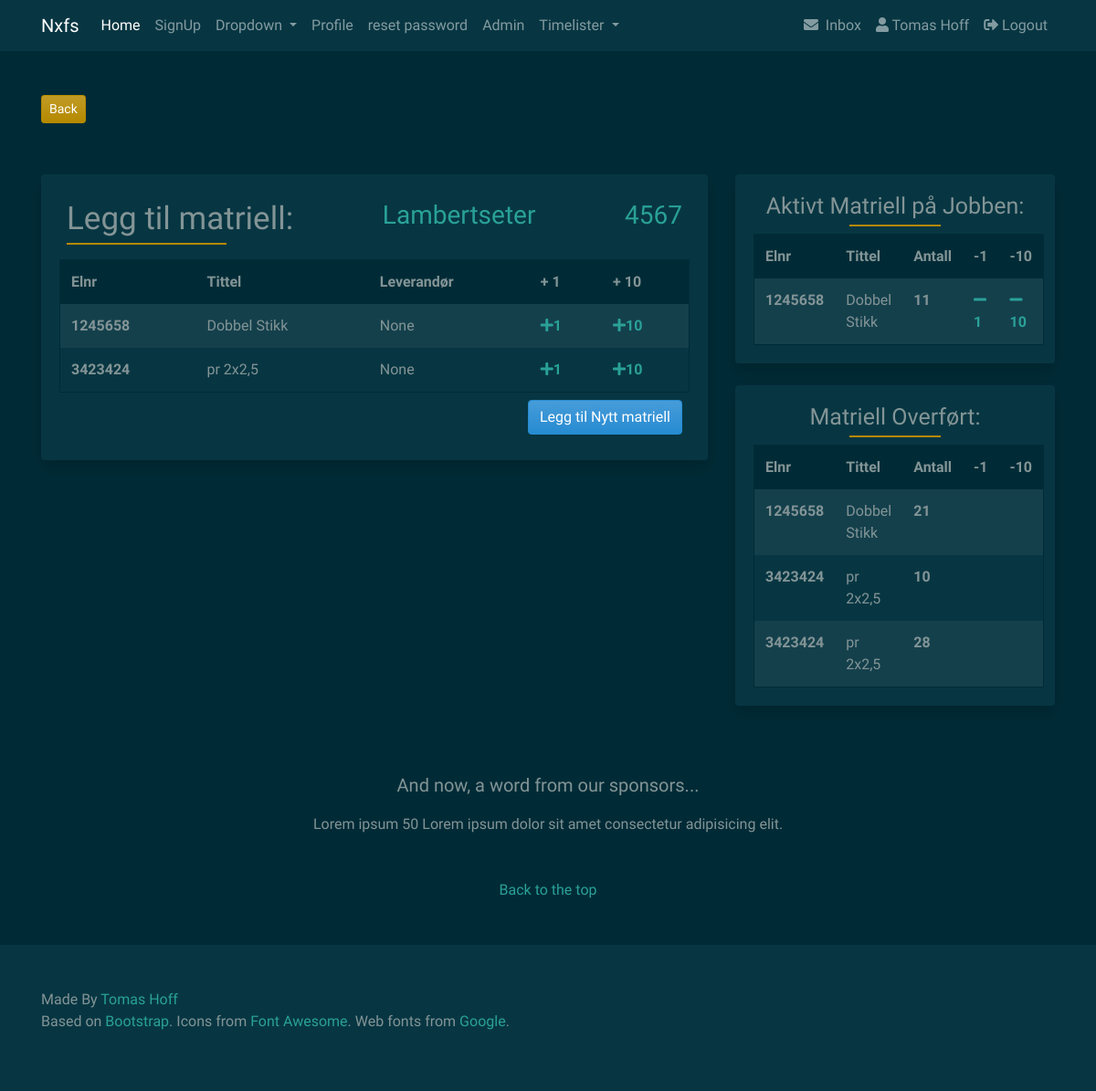
Page /jobb/4567/jobb-matriell (signed in) on the committed database.
### users/models.py (models this page shows, shortened)
class CustomUser(AbstractUser):
    objects = CustomUserManager()
    city = models.CharField(max_length=50, blank=True)
    country = models.CharField(max_length=50, blank=True)
    website = models.URLField(blank=True)
    phone = models.IntegerField(default=0)
    profile_picture = models.ImageField(
        upload_to='profile_image', default='default/profile.png')

### jobb/models.py (models this page shows)
class Jobber(models.Model):
    ordre_nr = models.PositiveSmallIntegerField(primary_key=True)
    tittel = models.CharField(max_length=64, unique=True, blank=True)
    adresse = models.CharField(max_length=256, blank=True)
    telefon_nr = models.CharField(max_length=64, blank=True)
    beskrivelse = models.TextField(blank=True)
    date = models.DateTimeField(auto_now_add=True)
    ferdig = models.BooleanField(default=False)
    matriell = models.ManyToManyField(JobbMatriell, blank=True)
    profile_picture = models.ImageField(
        upload_to='jobb_profile_image', default='default/jobb_profile.png')
    class Meta:
        verbose_name = 'Jobb'
        verbose_name_plural = 'Jobber'
    def __str__(self):
        return self.tittel

class JobbMatriell(models.Model):
    matriell = models.ForeignKey(Matriell, on_delete=models.CASCADE)
    antall = models.IntegerField(default=1)
    jobb = models.ForeignKey('Jobber', on_delete=models.CASCADE)
    transf = models.BooleanField(default=False)
    class Meta:
        verbose_name = 'JobbMatriell'
        verbose_name_plural = 'JobbMatriell'
    def __str__(self):
        return self.matriell.tittel

### matriell/models.py (models this page shows, shortened)
class Matriell(models.Model):
    el_nr = models.IntegerField(unique=True, blank=True, null=True,)
    tittel = models.CharField(max_length=64, unique=True, blank=True)
    info = models.CharField(max_length=256, blank=True)
    leverandor = models.ForeignKey(
        Leverandorer, on_delete=models.CASCADE, blank=True, null=True)
    image = models.ImageField()
    class Meta:
        verbose_name = 'Matriell'
        verbose_name_plural = 'Matriell'
    def __str__(self):
        return self.tittel

### jobb/views.py (the view)
@login_required
def jobbMatriell(request, jobb_id):
    jobb = get_object_or_404(models.Jobber, pk=jobb_id)
    matriell = m_models.Matriell.objects.all()
    context = {
        'matriell': matriell,
        'jobb': jobb,
    }
    return render(request, 'jobb/jobb_matriell.html', context)

### srv/context_processors.py (called while the page is built)
def custom_context(request):
    navbarloginform = LoginForm(request.POST or None)
    return {
        'navbarloginform': navbarloginform
    }

### templates/jobb/jobb_matriell.html (shortened to what this page needs)
{% extends 'base.html' %}
{% block content %}
{% load crispy_forms_tags %}
<div class="col-lg-8">
    <div class="card border-0 shadow bg-dark mb-4">
        <div class="card-body">
            <div class="d-flex justify-content-between">
                <div class="p-2">
                    <h2 class="card-body">Legg til matriell:</h2>
                </div>
                <div class="p-2">
                    <h3><a href="{% url 'jobbdetail' jobb_id=jobb.pk %}">{{ jobb|title }}</a></h3>
                </div>
                <div class="p-2">
                    <h3><a href="{% url 'jobbdetail' jobb_id=jobb.pk %}">{{ jobb.ordre_nr }}</a></h3>
                </div>
            </div>
            <div class="custom-card">
                <table class="table table-striped table-borderless">
                    <thead class="thead-postman">
                        <tr>
                            <th scope="col">Elnr</th>
                            <th scope="col">Tittel</th>
                            <th scope="col">Leverandør</th>
                            <th scope="col">+ 1</th>
                            <th scope="col">+ 10</th>
                        </tr>
                    </thead>
                    <tbody>
                        {% for mat in matriell %}
                        <tr>
                            <th scope="row">{{ mat.el_nr }}</th>
                            <td>{{ mat }}</td>
                            <td>{{ mat.leverandor }}</td>
                            <td><a href="{% url 'add-matriell' object_id=mat.pk jobb_id=jobb.pk antall=1 %}"><i
                                        class="fas fa-plus"></i><b>1</b></a></td>
                            <td><a href="{% url 'add-matriell' object_id=mat.pk jobb_id=jobb.pk antall=10 %}"><i
                                        class="fas fa-plus"></i><b>10</b></a></td>
                        </tr>
                        {% endfor %}
                    </tbody>
                </table>
            </div>
            <div class="d-flex justify-content-between ">
                <div class="p-2">
                </div>
                <div class="p-2">
                    <a class="btn btn-info btn-small" href="{% url 'matriell-list' %}" role="button">Legg til Nytt
                        matriell</a>
                </div>
            </div>
        </div>
    </div>
</div>
<div class="col-lg-4">
    <div class="card border-0 shadow mb-4 bg-dark d-lg-block">
        <div class="card-body">
            <div class="form-group">
                <h2>Aktivt Matriell på Jobben:
                </h2>
                <div class="custom-card">
                    <table class="table table-striped table-borderless">
                        <thead class="thead-postman">
                            <tr>
                                <th scope="col">Elnr</th>
                                <th scope="col">Tittel</th>
                                <th scope="col">Antall</th>
                                <th scope="col">-1</th>
                                <th scope="col">-10</th>
                            </tr>
                        </thead>
                        <tbody>
                            {% for mat in jobb.matriell.all %}
                            {% if not mat.transf %}
                            <tr>
                                <th scope="row">{{ mat.matriell.el_nr }}</th>
                                <td>{{ mat }}</td>
                                <td><b>{{ mat.antall }}</b></td>
                                <td><a
                                        href="{% url 'delete-matriell' object_id=mat.matriell.pk jobb_id=jobb.pk antall=-1 %}"><i
                                            class="fas fa-minus"></i><b>1</b></a></td>
                                <td><a
                                        href="{% url 'delete-matriell' object_id=mat.matriell.pk jobb_id=jobb.pk antall=-10 %}"><i
                                            class="fas fa-minus"></i><b>10</b></a></td>
                            </tr>
                            {% endif %}
                            {% endfor %}
                        </tbody>
                    </table>
                </div>
            </div>
        </div>
    </div>
    <div class="card border-0 shadow mb-4 bg-dark d-lg-block">
        <div class="card-body">
            <div class="form-group">
                <h2>Matriell Overført:
                </h2>
                <div class="custom-card">
                    <table class="table table-striped table-borderless">
                        <thead class="thead-postman">
                            <tr>
                                <th scope="col">Elnr</th>
                                <th scope="col">Tittel</th>
                                <th scope="col">Antall</th>
                                <th scope="col">-1</th>
                                <th scope="col">-10</th>
                            </tr>
                        </thead>
                        <tbody>
                            {% for mat in jobb.matriell.all %}
                            {% if mat.transf %}
                            <tr>
                                <th scope="row">{{ mat.matriell.el_nr }}</th>
                                <td>{{ mat }}</td>
                                <td><b>{{ mat.antall }}</b></td>
                                <td></td>
                                <td></td>
                            </tr>
                            {% endif %}
                            {% endfor %}
                        </tbody>
                    </table>
                </div>
            </div>
        </div>
    </div>
</div>
{% endblock content %}

### templates/func/name.html
{% if user.first_name == '' %}
{{ user.username|title }}
{% else %}
{{ user.first_name|title }} {{ user.last_name|title }}
{% endif %}

### static_in_env/css/custom.css (style rules this page uses)
* { margin: 0; padding: 0; }
.card-body h2 { font-weight: 500; font-size: 35px; text-align: left; position: relative; padding: 0px 0 5px; margin-bottom: 10px; }
.card-body h2::after { background: #B58900; width: 175px; height: 2px; content: ""; position: absolute; top: 100%; left: 0%; transform: translateX(-0%); -o-transform: translateX(-0%); -ms-transform: translateX(-0%); -moz-transform: translateX(-0%); -webkit-transform: translateX(-0%); }
.custom-card { border-bottom: 0; }
.custom-card table { margin-bottom: 0 !important; border: 1px solid #002B36; }
.thead-postman th { background-color: #002B36; }
.form-group { margin-bottom: 0px !important; }
.form-group h2 { font-weight: 400; font-size: 25px; text-align: center; position: relative; padding: 0px 0 5px; margin-bottom: 10px; }
.form-group h2::after { background: #B58900; width: 100px; height: 2px; content: ""; position: absolute; top: 100%; left: 50%; transform: translateX(-50%); -o-transform: translateX(-50%); -ms-transform: translateX(-50%); -moz-transform: translateX(-50%); -webkit-transform: translateX(-50%); }

### rows in the picture
CustomUser: first_name "Tomas", last_name "Hoff"
Jobber: tittel "Lambertseter", ordre_nr "4567"
Matriell: el_nr "1245658", tittel "Dobbel Stikk", leverandor "None"
Matriell: el_nr "3423424", tittel "pr 2x2,5", leverandor "None"
JobbMatriell: matriell.el_nr "1245658", matriell.tittel "Dobbel Stikk", antall "11"
JobbMatriell: matriell.el_nr "1245658", matriell.tittel "Dobbel Stikk", antall "21"
JobbMatriell: matriell.el_nr "3423424", matriell.tittel "pr 2x2,5", antall "10"
JobbMatriell: matriell.el_nr "3423424", matriell.tittel "pr 2x2,5", antall "28"
